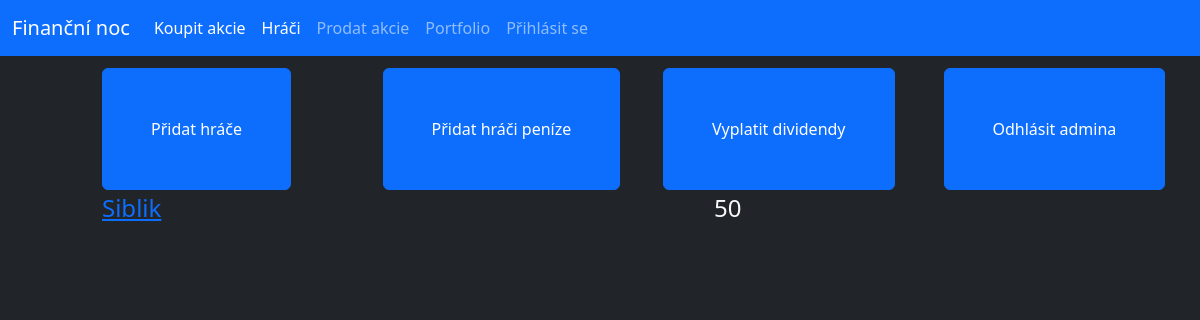
Before: /admin (signed in) with the older database file.
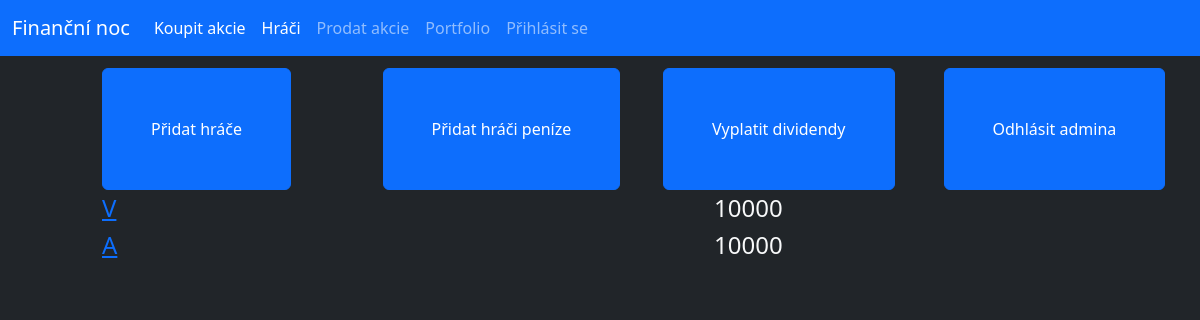
After: the same page with the newer database file.
### database.py (models this page shows, shortened)
class User(db.Model):
    _id = db.Column("id", db.Integer, primary_key=True)
    name = db.Column(db.String(40))
    money = db.Column(db.Integer)
    password = db.Column(db.String(70))

### router.py (the view)
@app.route("/admin")
def admin():
    if "adminLogin" in session:
        users = User.query.all()
        return render_template("admin.html", users=users)
    else:
        return redirect(url_for("adminLogin"))

### templates/admin.html (shortened to what this page needs)
{% extends "main.html" %}
{% block content %}
    <div class="row px-3 py-1"></div>
    <div class="row py-1">
        <div class="col offset-1">
            <form action="/admin/addUser" method="GET">
                <button class="btn btn-primary py-5 px-5">Přidat hráče</button>
            </form>
        </div>
        <div class="col">
            <form action="/admin/addMoney" method="GET">
                <button class="btn btn-primary py-5 px-5">Přidat hráči peníze</button>
            </form>
        </div>
        <div class="col">
            <form action="/paydividend" method="POST">
                <button class="btn btn-primary py-5 px-5">Vyplatit dividendy</button>
            </form>
        </div>
        <div class="col">
            <form action="/admin/logout" method="GET">
                <button class="btn btn-primary py-5 px-5">Odhlásit admina</button>
            </form>
        </div>
    </div>
    {% for usr in users %}
        <form method="POST" action="/del/{{usr._id}}">
            <div class="row">
                <div class="col offset-1 --bs-border-color-translucent"><h4 class="text-light"><a href="stocks/{{usr.name}}">{{usr.name}}</a></h4></div>
                <div class="col offset-1 --bs-border-color-translucent"><h4 class="text-light">{{usr.money}}</h4></div>
            </div>
        </form>
    {% endfor %}
{% endblock%}

Changed rows visible on the page:
changed User (number 1 of 2 on the later page): name "Siblik" → "V"; money "50" → "10000"
added User: name "A", money "10000"
